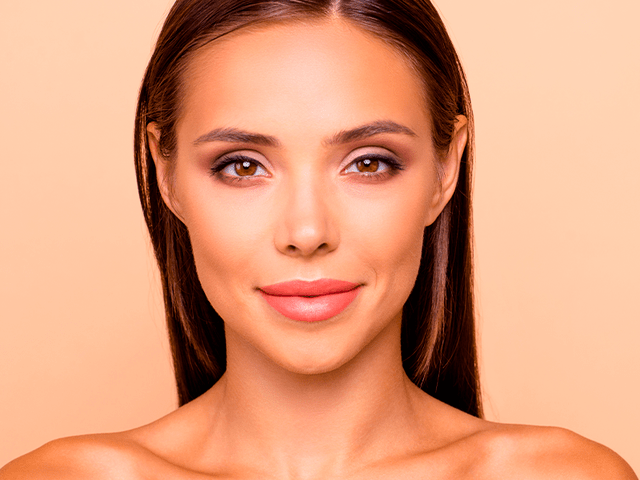
#> input picture deteccao_faces/imagens/rosto.png, 640 x 480 px
$ python deteccao1.py
#> lines starting #> are read from the running program, lines starting #| are printed output that depends on the picture; after the words box and inside, x2 and y2 are one past the last pixel; in counts of white or black regions, pixels touching at a corner belong together
import cv2

classificadorFace = cv2.CascadeClassifier('haarcascade_frontalface_default.xml')
imagem = cv2.imread("imagens/rosto.png")
#> imagem is the input picture: shape (480, 640, 3); mean B, G, R 124.9, 158, 223.1

# cv2.imshow('rosto', imagem)
# cv2.waitKey()

imagemCinza = cv2.cvtColor(imagem, cv2.COLOR_BGR2GRAY)
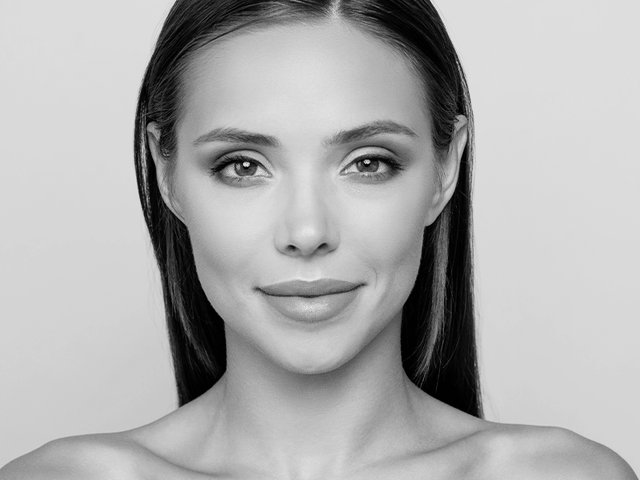
#> imagemCinza: shape (480, 640); min 1, max 228, mean 173.6
facesDetectadas = classificadorFace.detectMultiScale(imagemCinza, scaleFactor=1.2)
#> facesDetectadas = [[153, 45, 306, 306]]

print(facesDetectadas)
#| [[153  45 306 306]]

for (x, y, l, a) in facesDetectadas:
    imagem = cv2.rectangle(imagem, (x, y), (x + l , y + a), (0,0,255), 2)
#> this loop made 1 pass
#> pass 1, `imagem = cv2.rectangle(imagem, (x, y), (x + l , y + a), (0,0,255), 2)`:
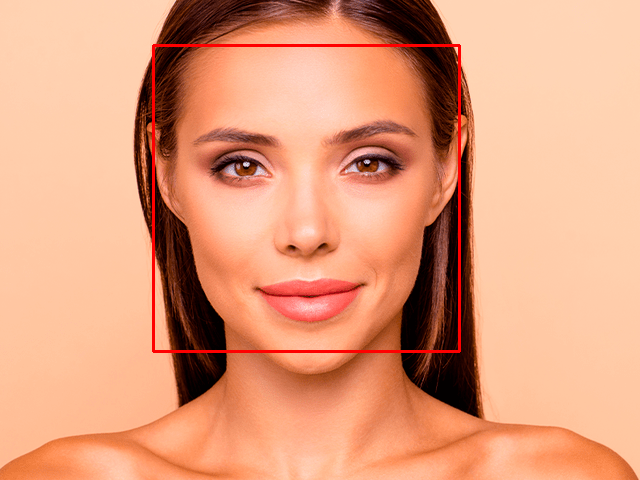
#> imagem: shape (480, 640, 3); 1.19% of pixels changed, all inside (x1, y1, x2, y2) = (152, 44, 461, 353)

cv2.imshow('rosto', imagem)
cv2.waitKey()
